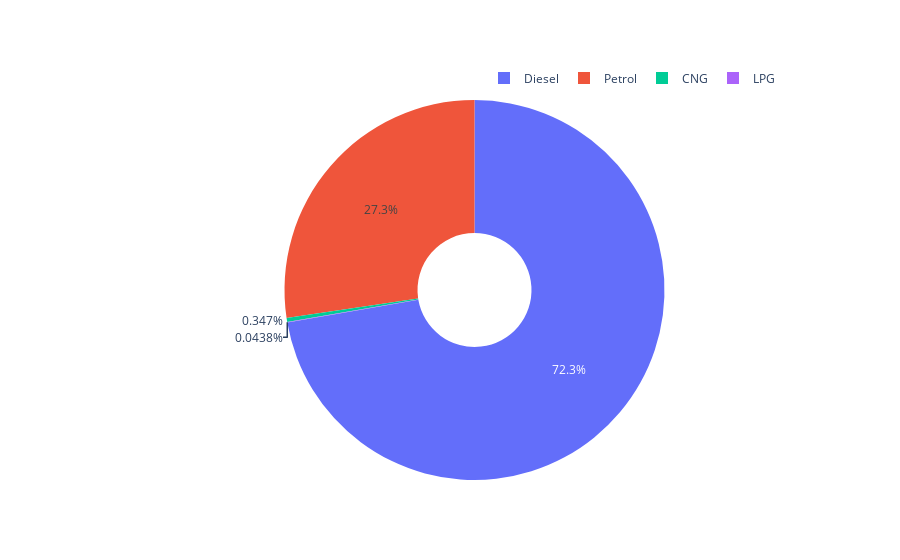

The code cell stored with this chart in its notebook:
### Markdown cell above
Conclusion- Converted the value of Price to Log(Price) for a good solution to have a more normal visualization of the distribution of the Price.

### Code cell
#comparing price values acc to different fuel types
import plotly.graph_objects as go
fig = go.Figure(data=[go.Pie(labels=data['Fuel_Type'], values=data['Price'], hole=.3)])
fig.update_layout(legend=dict(orientation="h", yanchor="bottom",y=1.02,xanchor="right",x=1))
fig.show()

### Figure 1 — Plotly figure (JSON) as saved in the notebook; plotly's stock layout.template omitted (floating-point values rounded to 4 significant figures; data arrays with more than 128 entries replaced by an {"elided": "..."} marker saying what was removed)
{"data": [{"hole": 0.3, "labels": {"elided": "5975 str values"}, "type": "pie", "values": {"elided": "5975 float values"}}], "layout": {"legend": {"orientation": "h", "x": 1, "xanchor": "right", "y": 1.02, "yanchor": "bottom"}}}
